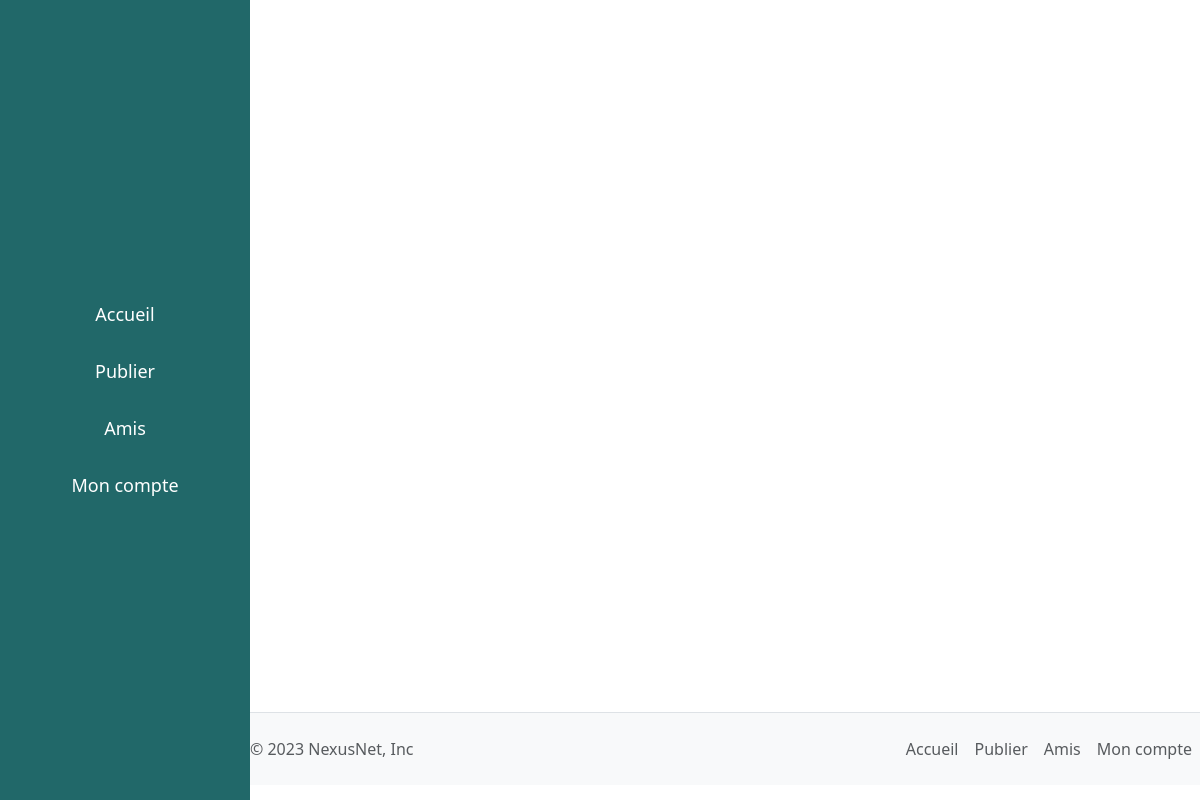
Page /my-publications/ (signed in) on the earlier database version.
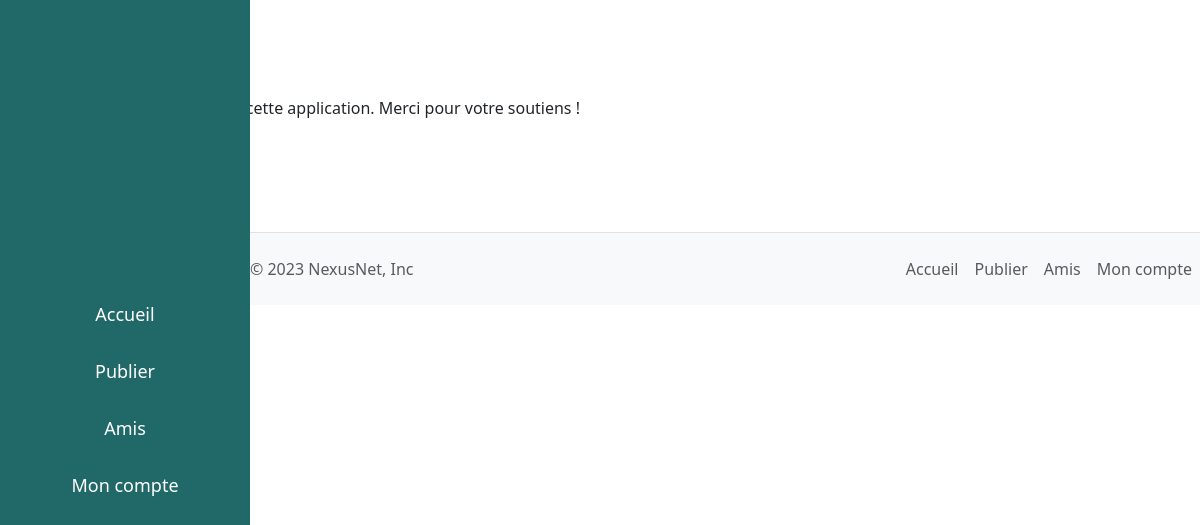
Same page on the later database version.
### listings/models.py (models this page shows, shortened)
class Publication(models.Model):
    message = models.TextField(max_length=1000)
    date = models.DateField()
    picture = models.ImageField(upload_to='', null=True, blank=True)
    isPrivate = models.BooleanField(default=False)
    like = models.PositiveIntegerField(default=0)
    author = models.ForeignKey(User, on_delete=models.CASCADE, related_name='author')

### listings/views.py (the view)
# urls.py: path('my-publications/', listings.views.myPublication, name='myPublications'),
@login_required
def myPublication(request):
    user = request.user
    publications = Publication.objects.filter(author=user)
    return render(request, 'listings/myPublication.html', {'publications': publications})

### listings/templates/listings/myPublication.html
{% extends 'base.html' %}
{% block content %}
<p>
    {% for publication in publications %}
        {{ publication.message }} <br>
        {{ publication.date }} <br>
        <a href="{% url 'publicationUpdate' publication.id %}">Modifier la publication</a> <br>
        <a href="{% url 'publicationDelete' publication.id %}">Supprimer la publication</a> <br>
    {% endfor %}
</p>
<a href="{% url 'writePublication' %}">Ecrire une publication</a>
{% endblock %}

Differences in the rows shown:
added Publication: message "J'ai fait beaucoup de travail pour cette application. Merci pour votre soutiens !"
